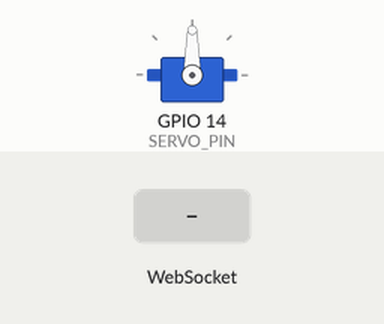
Recording of a sketch running on a simulated ESP32. On the bench: servo. Inputs (shaded band) come from the test bench. WiFi joins after 1.5 s; servers stay silent unless stated; what the sketch prints to the serial monitor is not drawn.

Above: at 2.9 s.
3.0 s: WebSocket text "ANGLE:" received
At 3.3 s:
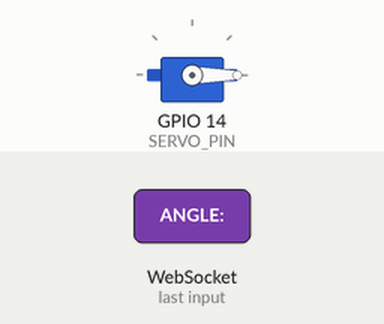
Timing chart, 0 to 6.0 s (numbered marks = the images above; inputs shaded):
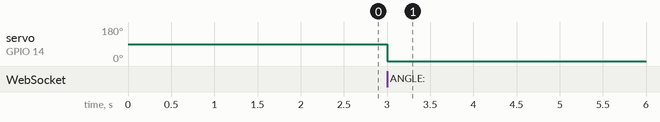

Measured:
- after the input at 3.0 s, servo on GPIO 14 (SERVO_PIN): 90° → 0° at once

The sketch:

wifi.ino
```cpp
#include <WiFi.h>
#include <WebServer.h>
#include <WebSocketsServer.h>
#include <ESP32Servo.h>

// ---- user settings ----
const char* WIFI_SSID = "MAKERSPACE";
const char* WIFI_PASS = "12345678";
const int   SERVO_PIN = 14;
// -----------------------

WebServer server(80);
WebSocketsServer ws(81);
Servo servo1;
int angleDeg = 90;

const char INDEX_HTML[] PROGMEM = R"HTML(
<!doctype html><html><head><meta charset="utf-8">
<meta name="viewport" content="width=device-width,initial-scale=1">
<title>Servo</title>
<style>body{font-family:system-ui;margin:2rem}input{width:100%}</style>
</head><body>
<h1>Servo</h1>
<input id="s" type="range" min="0" max="180" value="90">
<p id="v">90°</p>
<script>
const s=document.getElementById('s'), v=document.getElementById('v');
const ws=new WebSocket(`ws://${location.hostname}:81/`);
s.oninput=()=>{ v.textContent=s.value+'°'; if(ws.readyState===1) ws.send('ANGLE:'+s.value); };
</script>
</body></html>
)HTML";

void handleRoot() { server.send_P(200, "text/html", INDEX_HTML); }

void onWs(uint8_t num, WStype_t type, uint8_t* payload, size_t len) {
  if (type == WStype_TEXT) {
    String msg((char*)payload, len);
    if (msg.startsWith("ANGLE:")) {
      int v = msg.substring(6).toInt();
      v = constrain(v, 0, 180);
      angleDeg = v;
      servo1.write(angleDeg);
    }
  }
}

void connectWiFiOrAP() {
  WiFi.mode(WIFI_STA);
  WiFi.setSleep(false);
  WiFi.begin(WIFI_SSID, WIFI_PASS);
  Serial.printf("Connecting to %s ...\n", WIFI_SSID);

  uint32_t t0 = millis();
  while (WiFi.status() != WL_CONNECTED && millis() - t0 < 20000) { // ~20s
    delay(300);
    Serial.print(".");
  }
  Serial.println();

  if (WiFi.status() == WL_CONNECTED) {
    Serial.printf("Connected: %s (%s)\n", WiFi.SSID().c_str(), WiFi.localIP().toString().c_str());
    Serial.printf("Password: %s\n", WIFI_PASS);
    Serial.printf("Open  http://%s/   WS ws://%s:81/\n",
                  WiFi.localIP().toString().c_str(), WiFi.localIP().toString().c_str());
  } else {
    Serial.println("STA failed. Starting AP...");
    WiFi.mode(WIFI_AP);
    const char* AP_SSID = "ESP32-Servo";
    const char* AP_PASS = "12345678";
    WiFi.softAP(AP_SSID, AP_PASS);
    delay(200);
    IPAddress ip = WiFi.softAPIP();
    Serial.printf("AP: %s  IP: %s  pass: %s\n", AP_SSID, ip.toString().c_str(), AP_PASS);
    Serial.printf("Open  http://%s/   WS ws://%s:81/\n", ip.toString().c_str(), ip.toString().c_str());
  }
}

void setup() {
  Serial.begin(9600);
  delay(150);

  connectWiFiOrAP();

  servo1.setPeriodHertz(50);
  servo1.attach(SERVO_PIN, 500, 2400);
  servo1.write(angleDeg);

  server.on("/", handleRoot);
  server.begin();

  ws.begin();
  ws.onEvent(onWs);

  Serial.println("HTTP :80 and WS :81 running.");
}

void loop() {
  server.handleClient();
  ws.loop();
}
```
